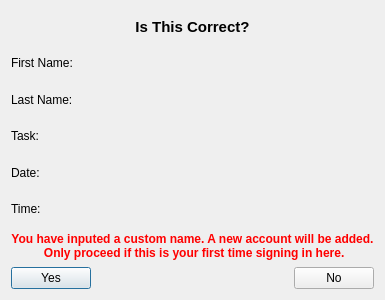
<?xml version="1.0" encoding="UTF-8"?>
<ui version="4.0">
 <class>ConfirmSignInDialog</class>
 <widget class="QDialog" name="ConfirmSignInDialog">
  <property name="geometry">
   <rect>
    <x>0</x>
    <y>0</y>
    <width>331</width>
    <height>300</height>
   </rect>
  </property>
  <property name="windowTitle">
   <string/>
  </property>
  <layout class="QVBoxLayout" name="verticalLayout">
   <item>
    <widget class="QLabel" name="label">
     <property name="font">
      <font>
       <pointsize>11</pointsize>
       <weight>75</weight>
       <bold>true</bold>
      </font>
     </property>
     <property name="text">
      <string>Is This Correct?</string>
     </property>
     <property name="alignment">
      <set>Qt::AlignCenter</set>
     </property>
    </widget>
   </item>
   <item>
    <widget class="QLabel" name="firstNameLbl">
     <property name="text">
      <string>First Name: </string>
     </property>
    </widget>
   </item>
   <item>
    <widget class="QLabel" name="lastNameLbl">
     <property name="text">
      <string>Last Name: </string>
     </property>
    </widget>
   </item>
   <item>
    <widget class="QLabel" name="taskLbl">
     <property name="text">
      <string>Task:</string>
     </property>
    </widget>
   </item>
   <item>
    <widget class="QLabel" name="dateLbl">
     <property name="text">
      <string>Date: </string>
     </property>
    </widget>
   </item>
   <item>
    <widget class="QLabel" name="timeLbl">
     <property name="text">
      <string>Time: </string>
     </property>
    </widget>
   </item>
   <item>
    <widget class="QLabel" name="warningLbl">
     <property name="font">
      <font>
       <weight>75</weight>
       <bold>true</bold>
      </font>
     </property>
     <property name="styleSheet">
      <string notr="true">color:rgb(255, 0, 0)</string>
     </property>
     <property name="text">
      <string>You have inputed a custom name. A new account will be added.
 Only proceed if this is your first time signing in here.</string>
     </property>
     <property name="alignment">
      <set>Qt::AlignCenter</set>
     </property>
    </widget>
   </item>
   <item>
    <layout class="QHBoxLayout" name="horizontalLayout">
     <item>
      <widget class="QPushButton" name="pushButton">
       <property name="text">
        <string>Yes</string>
       </property>
      </widget>
     </item>
     <item>
      <spacer name="horizontalSpacer">
       <property name="orientation">
        <enum>Qt::Horizontal</enum>
       </property>
       <property name="sizeHint" stdset="0">
        <size>
         <width>40</width>
         <height>20</height>
        </size>
       </property>
      </spacer>
     </item>
     <item>
      <widget class="QPushButton" name="pushButton_2">
       <property name="text">
        <string>No</string>
       </property>
      </widget>
     </item>
    </layout>
   </item>
  </layout>
 </widget>
 <layoutdefault spacing="6" margin="11"/>
 <resources/>
 <connections>
  <connection>
   <sender>pushButton_2</sender>
   <signal>clicked()</signal>
   <receiver>ConfirmSignInDialog</receiver>
   <slot>reject()</slot>
   <hints>
    <hint type="sourcelabel">
     <x>244</x>
     <y>270</y>
    </hint>
    <hint type="destinationlabel">
     <x>284</x>
     <y>231</y>
    </hint>
   </hints>
  </connection>
  <connection>
   <sender>pushButton</sender>
   <signal>clicked()</signal>
   <receiver>ConfirmSignInDialog</receiver>
   <slot>accept()</slot>
   <hints>
    <hint type="sourcelabel">
     <x>60</x>
     <y>271</y>
    </hint>
    <hint type="destinationlabel">
     <x>145</x>
     <y>260</y>
    </hint>
   </hints>
  </connection>
 </connections>
</ui>
